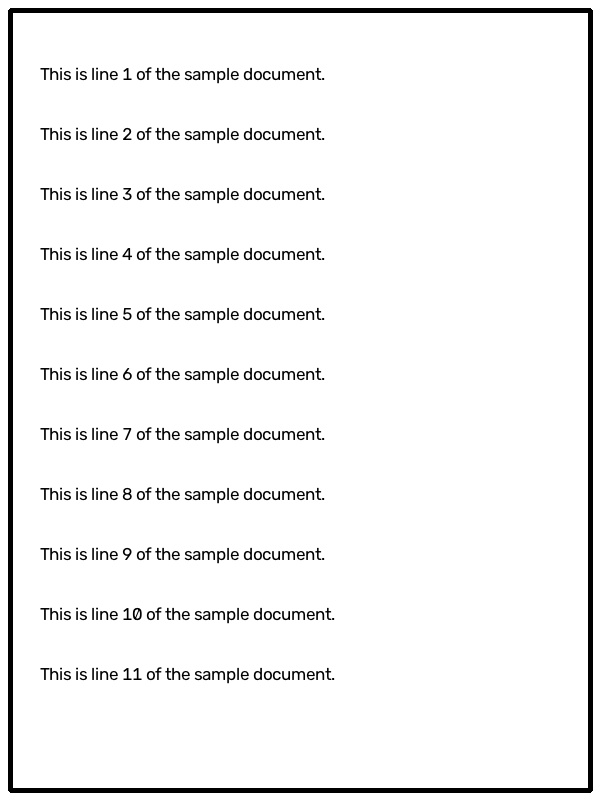
#> input picture Day17/coding_practice/images/sample.jpg, 600 x 800 px
$ python 08_blur_filters.py
#> lines starting #> are read from the running program, lines starting #| are printed output that depends on the picture; after the words box and inside, x2 and y2 are one past the last pixel; in counts of white or black regions, pixels touching at a corner belong together
### Day17/coding_practice/utils.py
"""
Helper functions shared by all practice scripts.
We don't have a real document dataset yet, so we fake one here.
(The mini project later will use real document photos instead.)
"""

import os
import cv2
import numpy as np

# folder this file lives in, so images/outputs always save HERE
# no matter which folder you were in when you ran "python 01_translation.py"
BASE_DIR = os.path.dirname(os.path.abspath(__file__))
IMAGES_DIR = os.path.join(BASE_DIR, "images")
OUTPUTS_DIR = os.path.join(BASE_DIR, "outputs")

DOC_W, DOC_H = 600, 800  # size of our fake "flat" document

# the 4 corners (top-left, top-right, bottom-right, bottom-left) where the
# document will appear to sit INSIDE the fake tilted photo
TILTED_POINTS = np.float32([
    [150, 120],   # top-left
    [750, 80],    # top-right
    [800, 750],   # bottom-right
    [100, 800],   # bottom-left
])


def _ensure_folders():
    # make sure images/ and outputs/ exist before we save anything
    os.makedirs(IMAGES_DIR, exist_ok=True)
    os.makedirs(OUTPUTS_DIR, exist_ok=True)


# [25 lines left out: functions create_flat_document, create_tilted_photo, not called in this run]


def get_sample_image():
    # returns the flat sample document (creates + saves it once if missing)
    _ensure_folders()
    path = os.path.join(IMAGES_DIR, "sample.jpg")
    if not os.path.exists(path):
        cv2.imwrite(path, create_flat_document())
    return cv2.imread(path)
#> returned value is the input picture: shape (800, 600, 3); min 0, max 255, mean 241.9


# [8 lines left out: function get_tilted_sample, not called in this run]


def add_noise(img):
    # sprinkles random black/white dots (salt & pepper noise) so blur/sharpen effects are visible
    noisy = img.copy()
    h, w = noisy.shape[:2]
#> h = 800; w = 600
    n = int(h * w * 0.02)  # noisy pixels = 2% of the image
#> n = 9600
    ys = np.random.randint(0, h, n)
    xs = np.random.randint(0, w, n)
    noisy[ys, xs] = np.random.choice([0, 255], size=n)[:, None]  # set random pixels to black or white
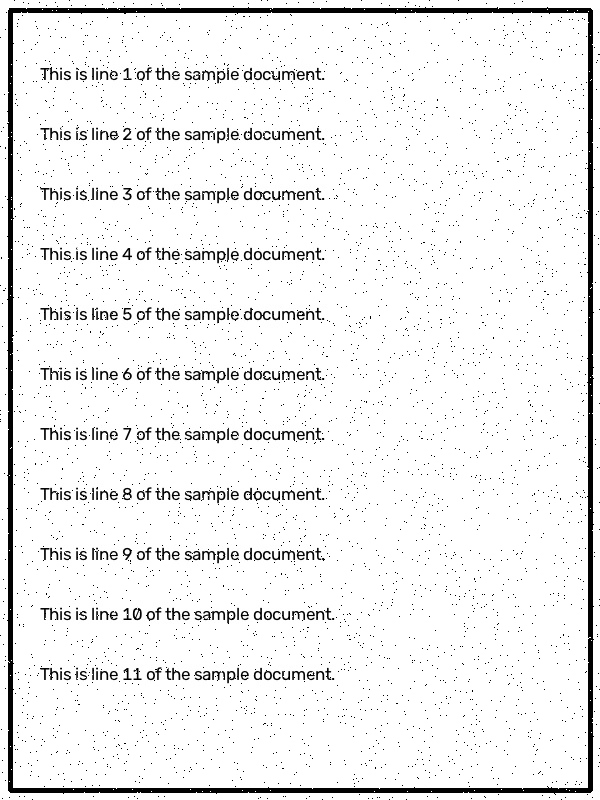
#> noisy: shape (800, 600, 3); 1.07% of pixels changed, all inside (x1, y1, x2, y2) = (0, 0, 600, 800)
    return noisy


def save_and_show(name, img):
    # saves the result into outputs/ AND shows it in a popup window
    _ensure_folders()
    path = os.path.join(OUTPUTS_DIR, name)
    cv2.imwrite(path, img)
    print(f"Saved: {path}")
    cv2.imshow(name, img)
    cv2.waitKey(0)          # wait for a key press
    cv2.destroyAllWindows()  # close the window before showing the next one

### Day17/coding_practice/08_blur_filters.py
"""
BLUR / NOISE-REMOVAL FILTERS - each one smooths an image, but in a different way.
- Gaussian Blur: general smoothing, softens the whole image evenly.
- Median Blur: best at removing random black/white dot noise ("salt & pepper").
- Bilateral Filter: smooths noise but tries to keep edges sharp (slower to run).
Real use: cleaning up a noisy scanned/photographed document before OCR.
"""
import cv2
from utils import get_sample_image, add_noise, save_and_show

img = get_sample_image()
noisy = add_noise(img)  # add fake noise so the cleanup effect is visible

gaussian = cv2.GaussianBlur(noisy, (5, 5), 0)      # average of nearby pixels, closer ones count more
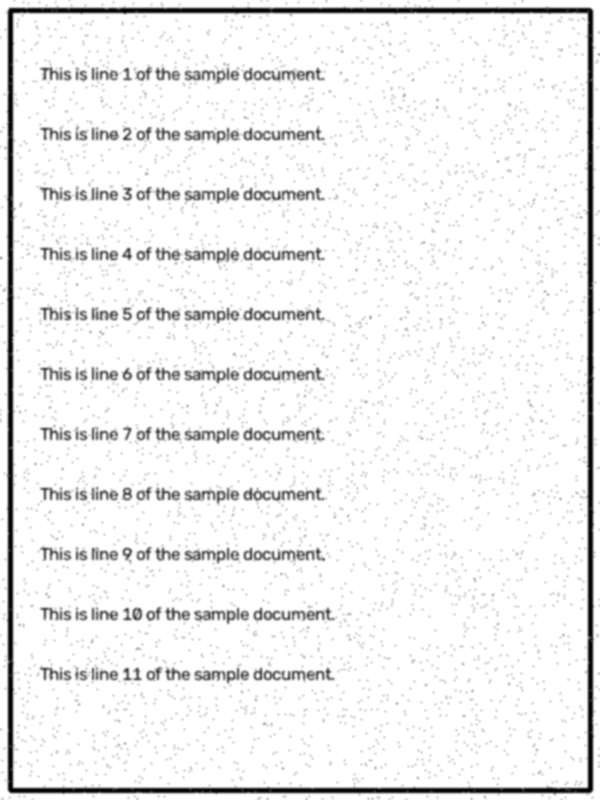
#> gaussian: shape (800, 600, 3); min 0, max 255, mean 239.6
median = cv2.medianBlur(noisy, 5)                  # replaces each pixel with the middle value nearby
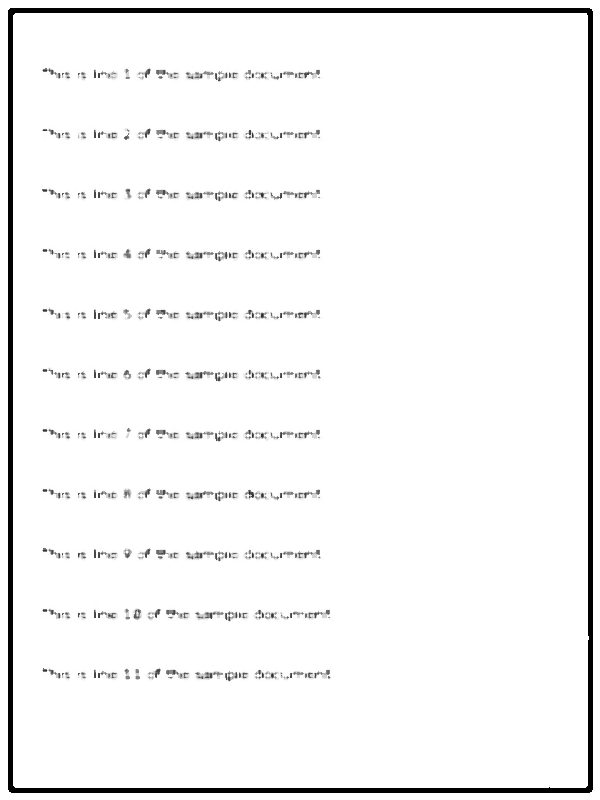
#> median: shape (800, 600, 3); min 0, max 255, mean 245.2
bilateral = cv2.bilateralFilter(noisy, 9, 75, 75)  # smooths flat areas but keeps edges (like text) crisp

save_and_show("blur_0_noisy.jpg", noisy)
save_and_show("blur_1_gaussian.jpg", gaussian)
save_and_show("blur_2_median.jpg", median)
save_and_show("blur_3_bilateral.jpg", bilateral)
